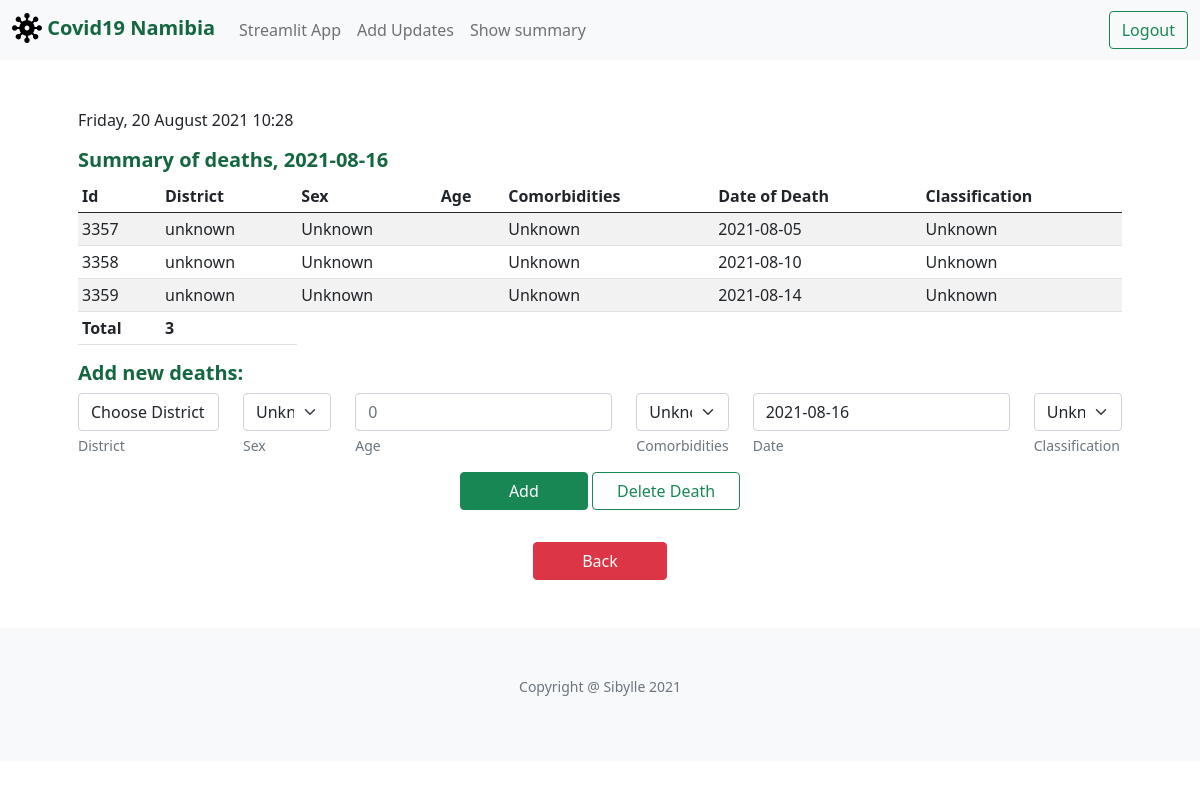
The app's page /add_deaths (signed in), older data.
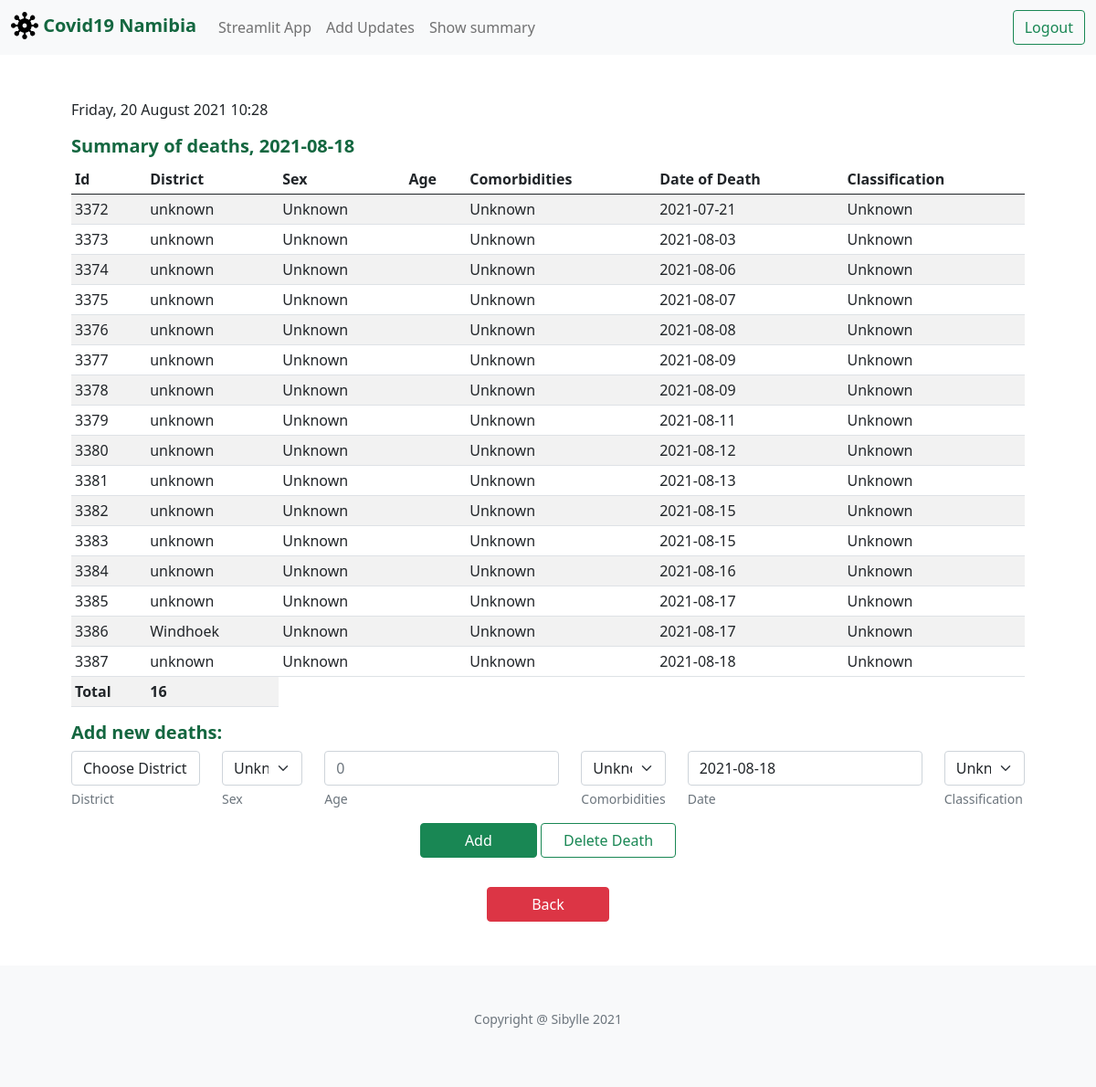
The same page, newer data.
### tables this page shows
CREATE TABLE "deaths"(id INTEGER PRIMARY KEY, publish_date TEXT NOT NULL, district TEXT NOT NULL, sex TEXT NOT NULL, age INTEGER, comorbidities TEXT NOT NULL, death_date TEXT NOT NULL, classification TEXT NOT NULL, update_date TEXT NOT NULL);

### application.py (the view)
@app.route("/add_deaths", methods=["GET", "POST"])
@login_required
def add_deaths():
    now=datetime.now(timezone("Africa/Johannesburg"))
    date_now=now.date()
    row = db.execute("SELECT * FROM active_date")
    new_date_str=row[0]['active_date']
    new_date = datetime.strptime(new_date_str, '%Y-%m-%d').date()
    district_list=[]
    temp = db.execute("SELECT DISTINCT district FROM districts")
    for d in temp:
        district_list.append(d['district'])
    district_list.append('unknown')
    if request.method == "POST":
        if request.form.get('delete_death') == 'Delete Death':
            rows = db.execute("SELECT * FROM deaths WHERE publish_date LIKE ? ORDER BY id",new_date)
            return render_template("delete_death.html",new_date=new_date,district_list=district_list,new_deaths=rows)
        if request.form.get('add') == 'Add':
            if not request.form.get("district"):
                return apology("must provide district", 400)
            if not request.form.get("death_date"):
                return apology("must provide date of death", 400)
            district = request.form.get("district")
            sex=request.form.get("sex")
            age=request.form.get("age")
            comorbidities=request.form.get("comorbidities")
            death_date=datetime.strptime(request.form.get("death_date"), '%Y-%m-%d').date()
            if death_date > new_date:
                return apology("wrong date", 400)
            classification=request.form.get("classification")
            db.execute("INSERT INTO deaths(publish_date,district,sex,age,comorbidities,death_date,classification,update_date) VALUES (?,?,?,?,?,?,?,?)", new_date,district,sex,age,comorbidities,death_date,classification,date_now)
            rows = db.execute("SELECT * FROM deaths WHERE publish_date LIKE ? ORDER BY id", new_date)
            return render_template("add_deaths.html",new_date=new_date,district_list=district_list,new_deaths=rows,now=now)
    else:
        rows = db.execute("SELECT * FROM deaths WHERE publish_date LIKE ? ORDER BY id", new_date)
        return render_template("add_deaths.html",new_date=new_date,district_list=district_list,new_deaths=rows,now=now)

### application.py (called while the page is built)
def login_required(f):
    @wraps(f)
    def decorated_function(*args, **kwargs):
        if session.get("user_id") is None:
            return redirect("/login")
        return f(*args, **kwargs)
    return decorated_function

@app.after_request
def after_request(response):
    response.headers["Cache-Control"] = "no-cache, no-store, must-revalidate"
    response.headers["Expires"] = 0
    response.headers["Pragma"] = "no-cache"
    return response

### templates/add_deaths.html (shortened to what this page needs)
{% extends "layout.html" %}
{% block main %}
  <p>{{ now.strftime("%A, %d %B %Y %H:%M") }}</p>
  <h5>Summary of deaths, {{ new_date }}</h5>
  <table class="table table-sm table-striped">
    <thead>
        <tr>
            <th scope="col">Id</th>
            <th scope="col">District</th>
            <th scope="col">Sex</th>
            <th scope="col">Age</th>
            <th scope="col">Comorbidities</th>
            <th scope="col">Date of Death</th>
            <th scope="col">Classification</th>
        </tr>
    </thead>
    <tbody>
        {% if new_deaths %}
        {% for row in new_deaths %}
        <tr>
            <td class="text-left">{{ row.id }}</td>
            <td class="text-left">{{ row.district }}</td>
            <td class="text-left">{{ row.sex }}</td>
            <td class="text-left">{{ row.age }}</td>
            <td class="text-left">{{ row.comorbidities }}</td>
            <td class="text-left">{{ row.death_date }}</td>
            <td class="text-left">{{ row.classification }}</td>
        </tr>
        {% endfor %}
        <tr>
            <td class="text-left" colspan="1"><strong>Total</strong></td>
            <td class="text-left"> <strong>{{ new_deaths|length }}</strong>
        </tr>
        {% endif %}
    </tbody>
  </table>
  <form action="/add_deaths" method="post">
        <h5> Add new deaths:</h5>
        <div class="row">
            <div class="col col-xs-6 col-md-4 col-xl mb-2">
              <select class="form-control" name="district">
                <option disabled selected value="">Choose District</option>
              </select>
              <div class="form-text">District</div>
            </div>
            <div class="col col-6 col-md-4 col-xl mb-2">
              <select class="form-select" name="sex">
                <option selected>Unknown</option>
              </select>
              <div class="form-text">Sex</div>
            </div>
            <div class="form-group col col-6 col-md-4 col-xl mb-2">
                <input autocomplete="off" autofocus class="form-control" name="age" placeholder="0" type="number">
                <div class="form-text">Age</div>
            </div>
            <div class="col col-6 col-md-4 col-xl mb-2">
              <select class="form-select" name="comorbidities">
                <option selected>Unknown</option>
              </select>
              <div class="form-text">Comorbidities</div>
            </div>
            <div class="form-group col col-6 col-md-4 col-xl mb-2">
                <input autocomplete="off" autofocus class="form-control" name="death_date" placeholder="{{ new_date.strftime('%Y-%m-%d') }}" value="{{ new_date.strftime('%Y-%m-%d') }}" type="text">
                <div class="form-text">Date</div>
            </div>
            <div class="col col-6 col-md-4 col-xl mb-2">
              <select class="form-select" name="classification">
                <option selected>Unknown</option>
              </select>
              <div class="form-text">Classification</div>
            </div>
            <div class="col col-6 col-md-4 col-xl text-center">
                <input class="btn btn-success px-5" type="submit"name="add" value="Add" role="button"></input>
                <input class="btn btn-outline-success px-4 my-2" type="submit" name="delete_death" value="Delete Death" role="button"></input>
            </div>
        </div>
  </form>
  <div class="text-center mt-4">
    <a class="btn btn btn-danger px-5" href="./" role="button">Back</a>
  </div>
{% endblock %}

### templates/layout.html (shortened to what this page needs)
<!DOCTYPE html>
<html lang="en">
<head>
	<link href="https://cdn.jsdelivr.net/npm/bootstrap@5.0.1/dist/css/bootstrap.min.css" rel="stylesheet">
	<link rel="stylesheet" href="./static/styles.css">
</head>
<body>
	<nav class="navbar navbar-expand-md navbar-light bg-light">
	  	<div class="container-fluid">
	    <a class="navbar-brand" href="./">
	      <img src="./static/virus-svgrepo-com.svg" alt="" width="30" height="30" class="d-inline-block mb-1">
	      Covid19 Namibia
	    </a>
	    <div class="collapse navbar-collapse" id="navbarSupportedContent">
	        {% if session.user_id %}
		        <ul class="navbar-nav me-auto mb-2 mb-md-0">
		            <li class="nav-item"><a class="nav-link" href="https:/share.streamlit.io/ehasib/covid19-nam/app.py" target="_blank">Streamlit App</a></li>
		            <li class="nav-item"><a class="nav-link" href="./">Add Updates</a></li>
		            <li class="nav-item"><a class="nav-link" href="./summary">Show summary</a></li>
		        </ul>
		        <ul class="navbar-nav ms-auto mb-2 mb-md-0">
		            <li class="nav-item">
		            	<a class="btn btn-outline-success" href="/logout" role="button">Logout</a>
		            </li>
		        </ul>
        	{% endif %}
	    </div>
	  </div>
	</nav>
	<main class="container p-5">
            {% block main %}
            {% endblock %}
     </main>
	<footer class="small text-center text-muted bg-light p-5">
            <p> Copyright @ Sibylle 2021</p>
    </footer>
</body>
</html>

### static/styles.css (style rules this page uses)
body { font-weight: 400; font-style: normal; font-size: 16px; opacity: 1; visibility: visible; }
h2,h5 { color: #146740; font-weight:600; }
.navbar-light .navbar-brand { color: #146740; font-weight:600; }
.form-control { display: inline-block; width: auto; }

Row changes from the older to the newer data that the page shows:
no longer on this page (row unchanged): deaths: id "3357", district "unknown", sex "Unknown", comorbidities "Unknown", death_date "2021-08-05", classification "Unknown"
no longer on this page (row unchanged): deaths: id "3358", district "unknown", sex "Unknown", comorbidities "Unknown", death_date "2021-08-10", classification "Unknown"
no longer on this page (row unchanged): deaths: id "3359", district "unknown", sex "Unknown", comorbidities "Unknown", death_date "2021-08-14", classification "Unknown"
added deaths: id "3372", district "unknown", sex "Unknown", comorbidities "Unknown", death_date "2021-07-21", classification "Unknown"
added deaths: id "3373", district "unknown", sex "Unknown", comorbidities "Unknown", death_date "2021-08-03", classification "Unknown"
added deaths: id "3374", district "unknown", sex "Unknown", comorbidities "Unknown", death_date "2021-08-06", classification "Unknown"
added deaths: id "3375", district "unknown", sex "Unknown", comorbidities "Unknown", death_date "2021-08-07", classification "Unknown"
added deaths: id "3376", district "unknown", sex "Unknown", comorbidities "Unknown", death_date "2021-08-08", classification "Unknown"
added deaths: id "3377", district "unknown", sex "Unknown", comorbidities "Unknown", death_date "2021-08-09", classification "Unknown"
added deaths: id "3378", district "unknown", sex "Unknown", comorbidities "Unknown", death_date "2021-08-09", classification "Unknown"
added deaths: id "3379", district "unknown", sex "Unknown", comorbidities "Unknown", death_date "2021-08-11", classification "Unknown"
added deaths: id "3380", district "unknown", sex "Unknown", comorbidities "Unknown", death_date "2021-08-12", classification "Unknown"
added deaths: id "3381", district "unknown", sex "Unknown", comorbidities "Unknown", death_date "2021-08-13", classification "Unknown"
added deaths: id "3382", district "unknown", sex "Unknown", comorbidities "Unknown", death_date "2021-08-15", classification "Unknown"
added deaths: id "3383", district "unknown", sex "Unknown", comorbidities "Unknown", death_date "2021-08-15", classification "Unknown"
added deaths: id "3384", district "unknown", sex "Unknown", comorbidities "Unknown", death_date "2021-08-16", classification "Unknown"
added deaths: id "3385", district "unknown", sex "Unknown", comorbidities "Unknown", death_date "2021-08-17", classification "Unknown"
added deaths: id "3386", district "Windhoek", sex "Unknown", comorbidities "Unknown", death_date "2021-08-17", classification "Unknown"
added deaths: id "3387", district "unknown", sex "Unknown", comorbidities "Unknown", death_date "2021-08-18", classification "Unknown"
Text that changed along with them:
{{ new_date }}: "2021-08-16" → "2021-08-18"
{{ new_deaths|length }}: "3" → "16"
form field death_date: "2021-08-16" → "2021-08-18"
